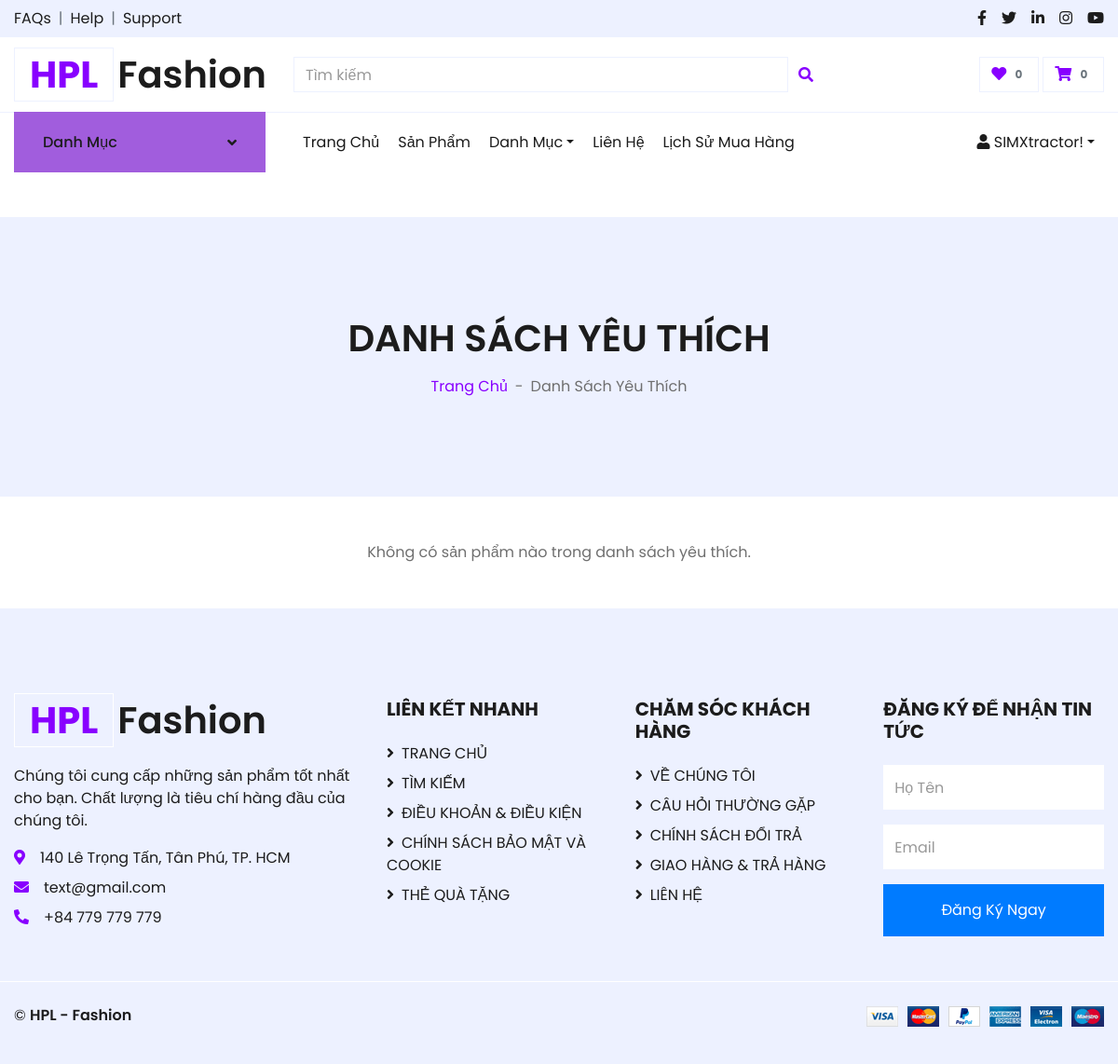
Page /views/favorites.php (signed in) on the earlier database version.
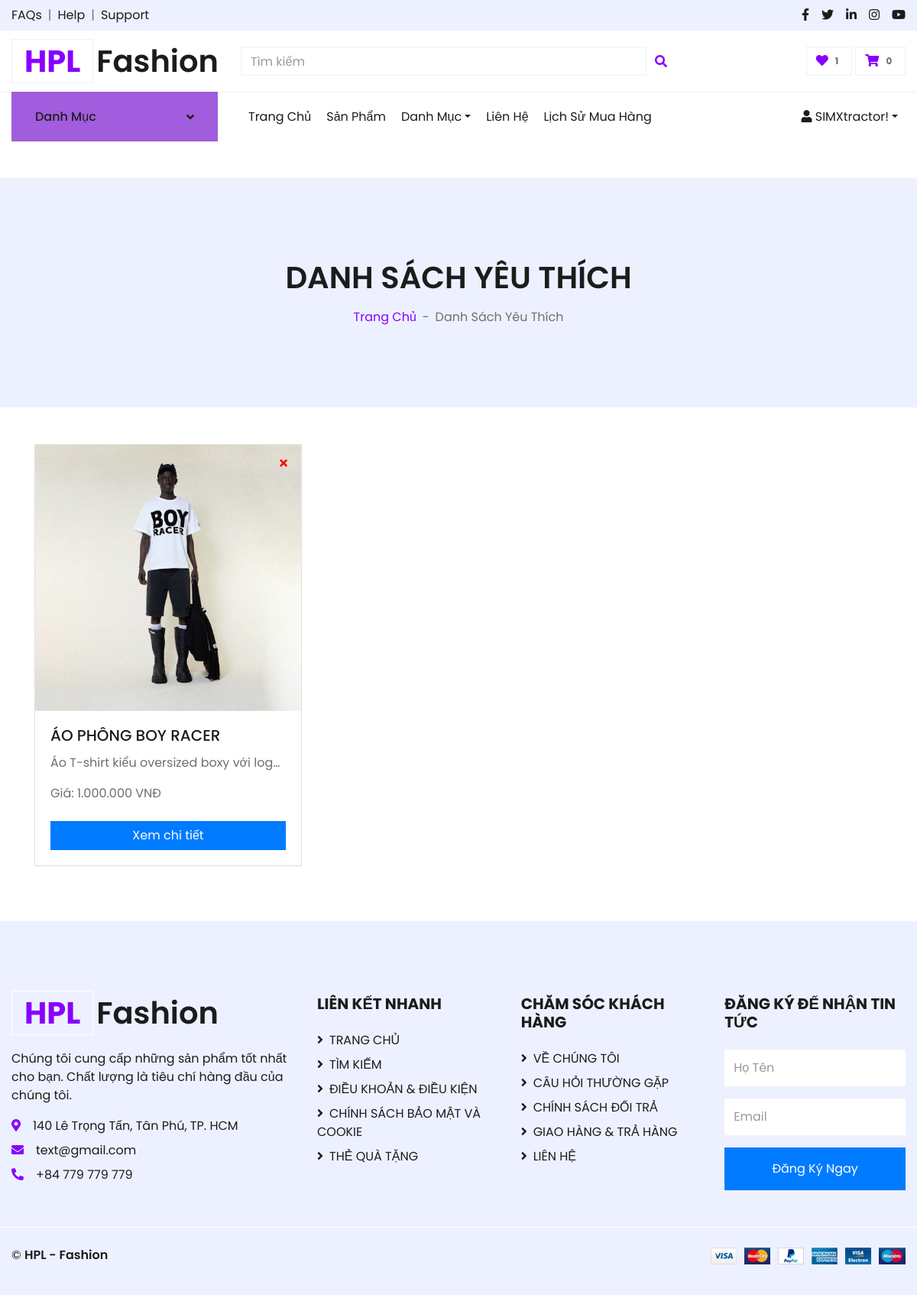
Same page on the later database version.
### tables this page shows
CREATE TABLE `products` (
  `product_id` int NOT NULL,
  `product_name` varchar(255) NOT NULL,
  `price` int NOT NULL,
  `category_id` int DEFAULT NULL,
  `image` varchar(255) DEFAULT NULL,
  `image2` varchar(255) DEFAULT NULL,
  `image3` varchar(255) DEFAULT NULL,
  `description` varchar(255) DEFAULT NULL,
  `type` varchar(50) DEFAULT NULL,
  `size` text
);

### views/favorites.php (the view, shortened to what the changed rows need)
<?php
$user_id = $_SESSION['user']['user_id'];
$conn = Database::getConnection();
$sql = "SELECT p.product_id, p.product_name AS name, p.description, p.price, p.image
        FROM favorites f
        JOIN products p ON f.product_id = p.product_id
        WHERE f.user_id = $user_id";
$result = $conn->query($sql);
$favorites = [];
if ($result->num_rows > 0) {
    while ($row = $result->fetch_assoc()) {
        $favorites[] = $row;
    }
}
?>
<!DOCTYPE html>
<html lang="vi">
<head>
    <link href="https://cdnjs.cloudflare.com/ajax/libs/font-awesome/5.10.0/css/all.min.css" rel="stylesheet">
    <link href="../css/style.css" rel="stylesheet">
</head>
<body>
    <?php include '../includes/header.php'; ?>
    <div class="container-fluid bg-secondary mb-5">
        <div class="d-flex flex-column align-items-center justify-content-center" style="min-height: 300px">
            <h1 class="font-weight-semi-bold text-uppercase mb-3">DANH SÁCH YÊU THÍCH</h1>
        </div>
    </div>
    <div class="container">
    <?php if (empty($favorites)): ?>
        <p class="text-center">Không có sản phẩm nào trong danh sách yêu thích.</p>
    <?php else: ?>
        <div class="row">
        <?php foreach ($favorites as $product): ?>
            <div class="col-md-4 d-flex align-items-stretch">
                <div class="card mb-4 d-flex flex-column position-relative">
                    <img src="<?= (substr($product['image'], 0, 4) == 'http') ? $product['image'] : '../assets/img_product/' . $product['image']; ?>" class="card-img-top" alt="<?= $product['name']; ?>">
                    <div class="card-body d-flex flex-column">
                        <h5 class="card-title"><?= $product['name']; ?></h5>
                        <p class="card-text text-truncate" style="max-height: 50px; overflow: hidden;"><?= $product['description']; ?></p>
                        <p class="card-text mt-auto">Giá: <?= number_format($product['price'], 0, ',', '.'); ?> VNĐ</p>
                        <a href="detail.php?id=<?= $product['product_id']; ?>" class="btn btn-primary mt-2">Xem chi tiết</a>
                    </div>
                    <form action="favorites.php" method="POST" class="position-absolute" style="top: 10px; right: 10px;" onsubmit="return confirm('Bạn có chắc chắn muốn xóa sản phẩm này khỏi danh sách yêu thích?');">
                        <button type="submit" class="btn btn-danger btn-sm" style="background-color: transparent; border: none; color: red;">
                            <i class="fas fa-times"></i>
                        </button>
                    </form>
                </div>
            </div>
        <?php endforeach; ?>
        </div>
    <?php endif; ?>
    </div>
    <?php include '../includes/footer.php'; ?>
</body>
</html>

### includes/header.php (shortened to what the changed rows need)
<?php
$conn = Database::getConnection();
if (isset($_SESSION['user'])) {
    $user_id = $_SESSION['user']['user_id'];
    $favorites_query = "
        SELECT COUNT(*) AS favorite_count
        FROM favorites
        WHERE user_id = $user_id
    ";
    $favorites_result = $conn->query($favorites_query);
    $favorite_row = $favorites_result->fetch_assoc();
    $favorite_count = $favorite_row['favorite_count'] ? $favorite_row['favorite_count'] : 0;
} else {
    $cart_count = 0;
    $favorite_count = 0;
}
?>
<div class="container-fluid">
    <div class="row align-items-center py-3 px-xl-5">
        <div class="col-lg-3 d-none d-lg-block">
            <a href="/ShopThoiTrang/index.php" class="text-decoration-none">
                <h1 class="m-0 display-5 font-weight-semi-bold">
                    <span class="text-success font-weight-bold border px-3 mr-1">HPL</span>Fashion
                </h1>
            </a>
        </div>
        <div class="col-lg-3 col-6 text-right">
            <a href="/ShopThoiTrang/views/favorites.php" class="btn border">
                <i class="fas fa-heart text-primary"></i>
                <span class="badge"><?php echo $favorite_count; ?></span>
            </a>
        </div>
    </div>
</div>

Differences in the rows shown:
now on this page (row edited): products: image (picture), product_name "ÁO PHÔNG BOY RACER", description "Áo T-shirt kiểu oversized boxy với log…", price "1.000.000"
Other differences:
$favorite_count: "0" → "1"
text no longer shown: "Không có sản phẩm nào trong danh sách yêu thích."
